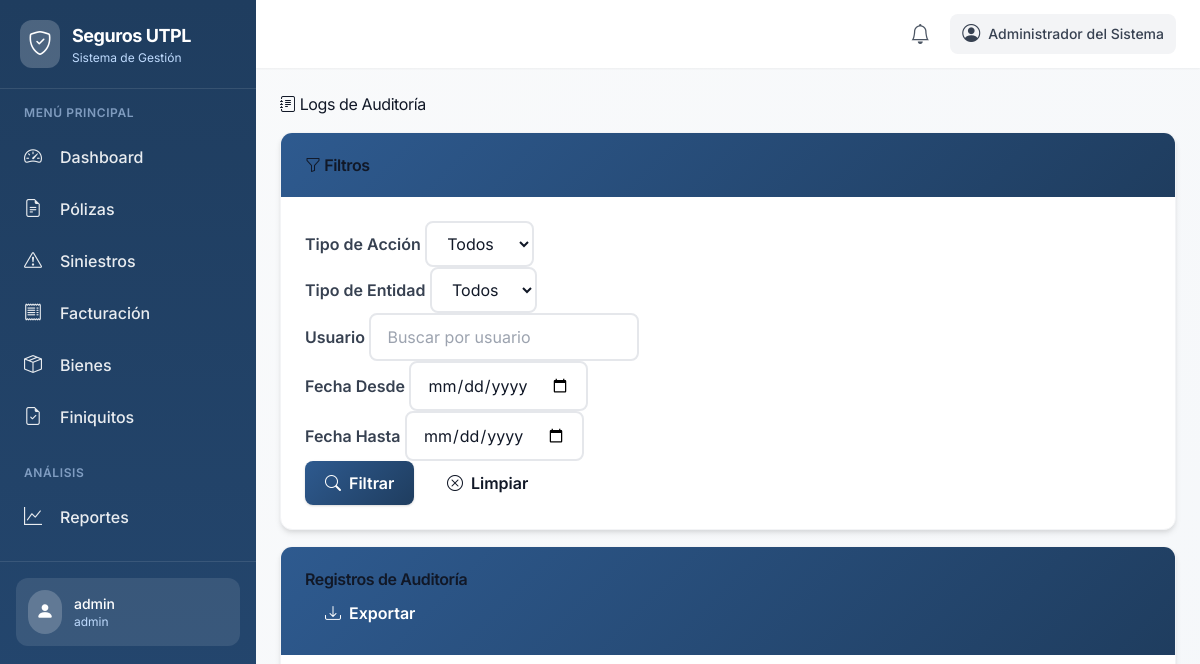
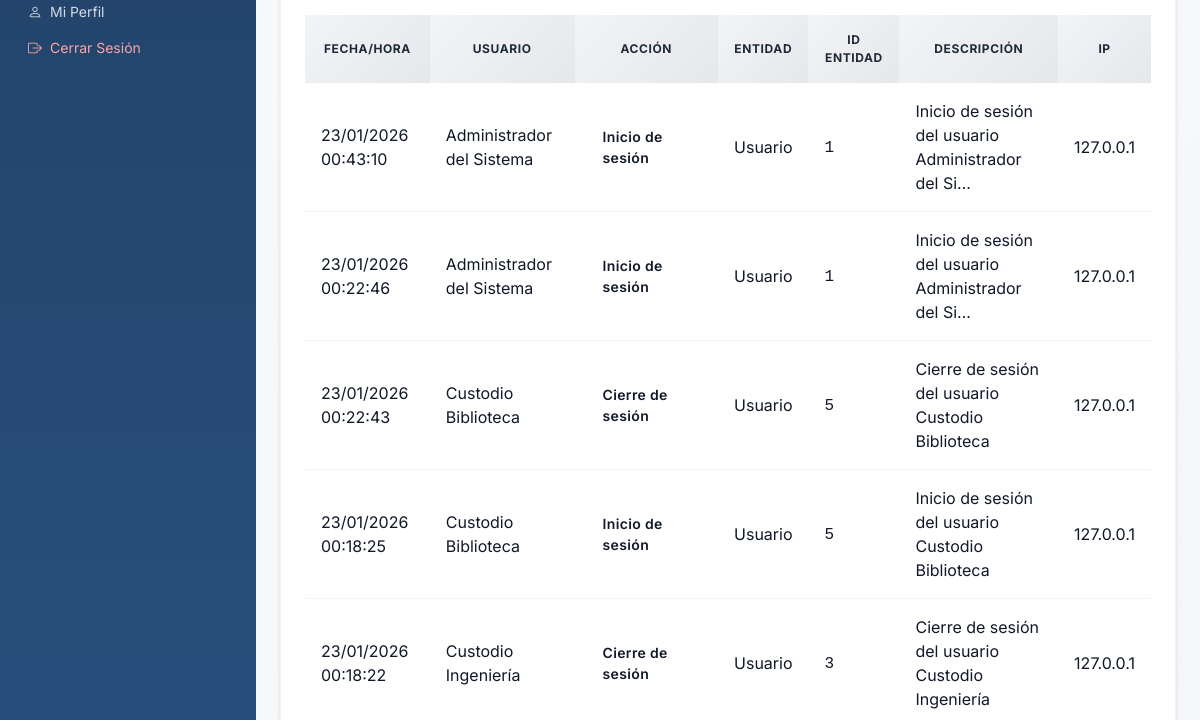
The app's page /audit/ (signed in, upper part), older data (2 pictures, top to bottom).
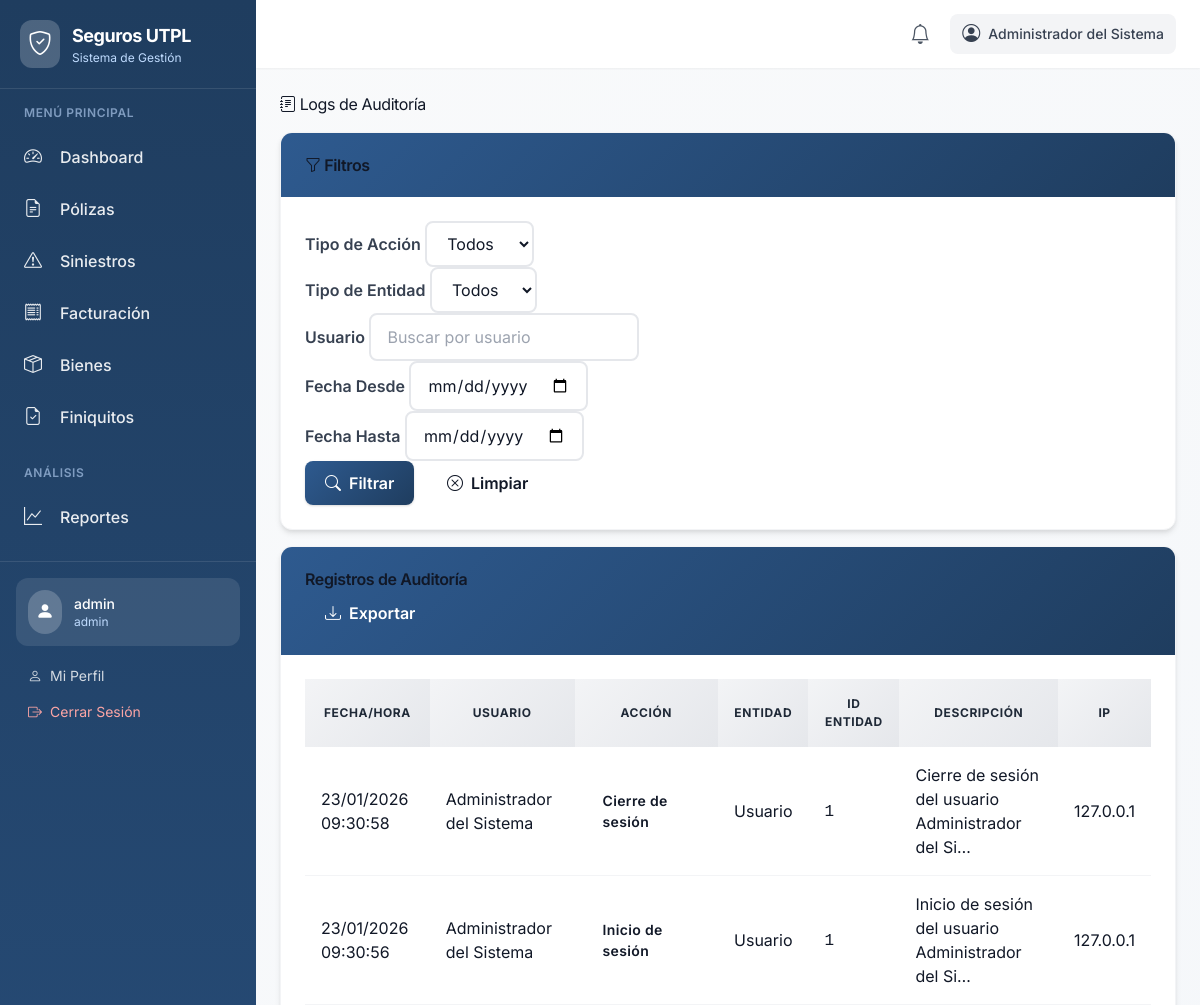
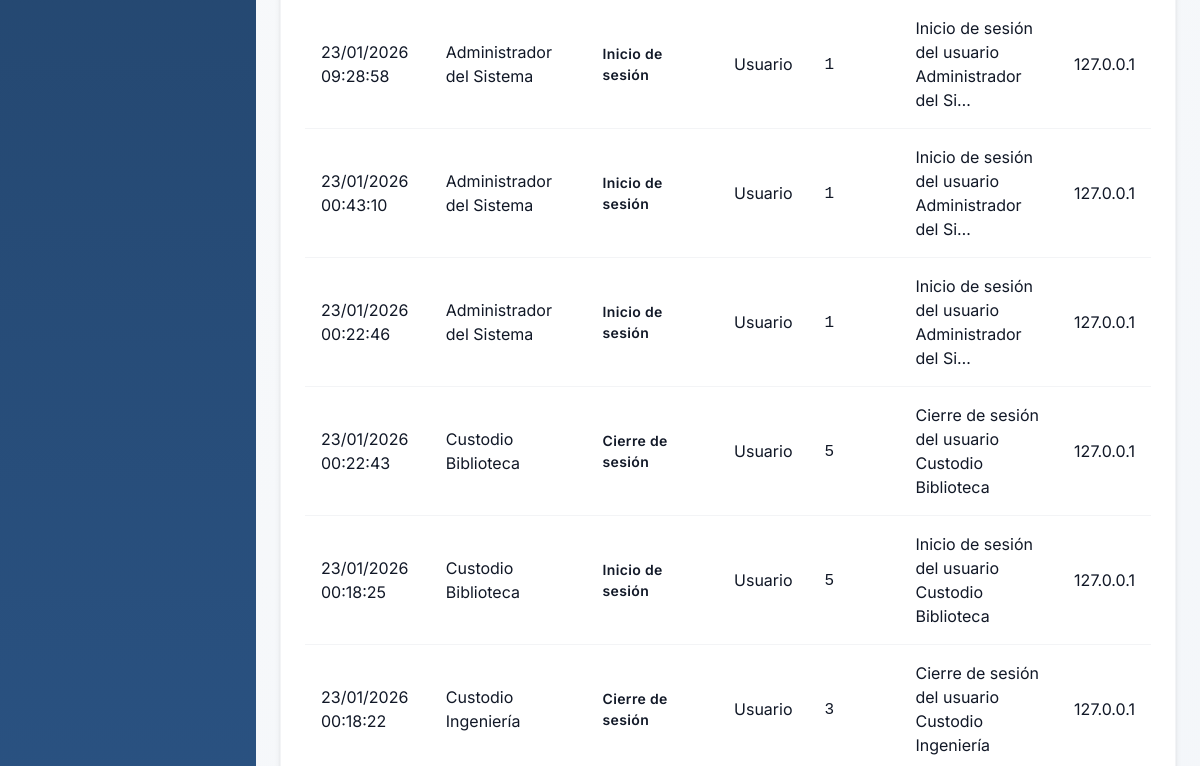
The same page, newer data (2 pictures, top to bottom).
### audit/models.py (models this page shows, shortened)
class AuditLog(models.Model):
    ACTION_TYPE_CHOICES = [
        ('create', _('Crear')),
        ('update', _('Actualizar')),
        ('delete', _('Eliminar')),
        ('login', _('Inicio de sesión')),
        ('logout', _('Cierre de sesión')),
        ('export', _('Exportación')),
        ('status_change', _('Cambio de estado')),
        ('payment', _('Pago')),
        ('document_upload', _('Subida de documento')),
    ]
    ENTITY_TYPE_CHOICES = [
        ('policy', _('Póliza')),
        ('claim', _('Siniestro')),
        ('invoice', _('Factura')),
        ('asset', _('Activo')),
        ('user', _('Usuario')),
        ('insurance_company', _('Compañía aseguradora')),
        ('broker', _('Corredor')),
        ('notification', _('Notificación')),
    ]
    user = models.ForeignKey(
        UserProfile,
        on_delete=models.SET_NULL,
        null=True,
        blank=True,
        verbose_name=_('Usuario'),
        related_name='audit_logs'
    )
    action_type = models.CharField(
        _('Tipo de acción'),
        max_length=20,
        choices=ACTION_TYPE_CHOICES
    )
    entity_type = models.CharField(
        _('Tipo de entidad'),
        max_length=20,
        choices=ENTITY_TYPE_CHOICES
    )
    entity_id = models.CharField(
        _('ID de la entidad'),
        max_length=100,
        help_text=_('ID de la entidad afectada')
    )
    content_type = models.ForeignKey(
        ContentType,
        on_delete=models.CASCADE,
        null=True,
        blank=True
    )
    object_id = models.PositiveIntegerField(null=True, blank=True)
    content_object = GenericForeignKey('content_type', 'object_id')
    old_values = models.JSONField(
        _('Valores anteriores'),
        null=True,
        blank=True,
        help_text=_('JSON con los valores anteriores del registro')
    )
    new_values = models.JSONField(
        _('Valores nuevos'),
        null=True,
        blank=True,
        help_text=_('JSON con los valores nuevos del registro')
    )
    description = models.TextField(
        _('Descripción'),
        help_text=_('Descripción detallada de la acción realizada')
    )
    ip_address = models.GenericIPAddressField(
        _('Dirección IP'),
        null=True,
        blank=True
    )
    user_agent = models.TextField(
        _('User Agent'),
        null=True,
        blank=True,
        help_text=_('Información del navegador/dispositivo del usuario')
    )
    created_at = models.DateTimeField(_('Fecha de creación'), auto_now_add=True)
    class Meta:
        verbose_name = _('Log de Auditoría')
        verbose_name_plural = _('Logs de Auditoría')
        ordering = ['-created_at']
        indexes = [
            models.Index(fields=['user', '-created_at']),
            models.Index(fields=['action_type', '-created_at']),
            models.Index(fields=['entity_type', 'entity_id']),
            models.Index(fields=['-created_at']),
        ]

### accounts/models.py (models this page shows, shortened)
class UserProfile(AbstractUser):
    ROLE_CHOICES = [
        ('admin', _('Administrador')),
        ('insurance_manager', _('Gerente de Seguros')),
        ('requester', _('Custodio de Bienes')),
    ]
    full_name = models.CharField(
        _('Nombre completo'),
        max_length=255,
        blank=True
    )
    role = models.CharField(
        _('Rol'),
        max_length=20,
        choices=ROLE_CHOICES,
        default='requester'
    )
    department = models.CharField(
        _('Departamento'),
        max_length=100,
        blank=True
    )
    phone = models.CharField(
        _('Teléfono'),
        max_length=20,
        blank=True
    )
    created_at = models.DateTimeField(_('Fecha de creación'), auto_now_add=True)
    updated_at = models.DateTimeField(_('Fecha de actualización'), auto_now=True)
    class Meta:
        verbose_name = _('Perfil de Usuario')
        verbose_name_plural = _('Perfiles de Usuario')
        ordering = ['-created_at']
    def get_full_name(self):
        if self.full_name:
            return self.full_name
        return super().get_full_name() or self.username
    def get_role_permissions(self):
        permissions_map = {
            'admin': [
                'users_read', 'users_write', 'users_create', 'users_update', 'users_delete', 'users_manage',
                'policies_read', 'policies_write', 'policies_create', 'policies_update', 'policies_delete', 'policies_manage',
                'claims_read', 'claims_write', 'claims_update', 'claims_delete', 'claims_manage',
                'invoices_read', 'invoices_write', 'invoices_create', 'invoices_update', 'invoices_delete', 'invoices_manage',
                'assets_read', 'assets_write', 'assets_create', 'assets_update', 'assets_delete', 'assets_manage',
                'reports_read', 'reports_write', 'reports_create', 'reports_update', 'reports_delete', 'reports_manage',
                'insurance_companies_read', 'insurance_companies_write', 'insurance_companies_create', 'insurance_companies_update', 'insurance_companies_delete', 'insurance_companies_manage',
                'brokers_read', 'brokers_write', 'brokers_create', 'brokers_update', 'brokers_delete', 'brokers_manage',
                'settings_read', 'settings_write', 'settings_create', 'settings_update', 'settings_delete', 'settings_manage',
                'alerts_read', 'alerts_create', 'alerts_write', 'alerts_execute', 'alerts_delete'
            ],
            'insurance_manager': [
                'users_read',
                'policies_read', 'policies_write', 'policies_create', 'policies_update', 'policies_delete',
                'claims_read', 'claims_write', 'claims_update', 'claims_manage',
                'invoices_read', 'invoices_write', 'invoices_create', 'invoices_update',
                'assets_read',
                'reports_read',
                'insurance_companies_read', 'insurance_companies_write', 'insurance_companies_create', 'insurance_companies_update',
                'brokers_read', 'brokers_write', 'brokers_create', 'brokers_update'
            ],
            'requester': [
                'claims_read', 'claims_write', 'claims_create',
                'assets_read'  # Only their own assets
            ]
        }
        return permissions_map.get(self.role, [])

### audit/views.py (the view)
# urls.py: path('', views.audit_log_list, name='audit_log_list'),
@login_required
@user_passes_test(lambda u: u.role in ['admin', 'insurance_manager'])
def audit_log_list(request):
    action_type = request.GET.get('action_type', '')
    entity_type = request.GET.get('entity_type', '')
    user_filter = request.GET.get('user', '')
    date_from = request.GET.get('date_from', '')
    date_to = request.GET.get('date_to', '')
    logs = AuditLog.objects.all().select_related('user').order_by('-created_at')
    if action_type:
        logs = logs.filter(action_type=action_type)
    if entity_type:
        logs = logs.filter(entity_type=entity_type)
    if user_filter:
        logs = logs.filter(Q(user__username__icontains=user_filter) | Q(user__full_name__icontains=user_filter))
    if date_from:
        logs = logs.filter(created_at__date__gte=date_from)
    if date_to:
        logs = logs.filter(created_at__date__lte=date_to)
    paginator = Paginator(logs, 50)  # 50 logs per page
    page_number = request.GET.get('page')
    page_obj = paginator.get_page(page_number)
    action_types = AuditLog.objects.values_list('action_type', flat=True).distinct()
    entity_types = AuditLog.objects.values_list('entity_type', flat=True).distinct()
    context = {
        'page_obj': page_obj,
        'action_types': action_types,
        'entity_types': entity_types,
        'filters': {
            'action_type': action_type,
            'entity_type': entity_type,
            'user': user_filter,
            'date_from': date_from,
            'date_to': date_to,
        }
    }
    return render(request, 'audit/audit_log_list.html', context)

### accounts/context_processors.py (called while the page is built, shortened)
def user_permissions(request):
    if request.user.is_authenticated and isinstance(request.user, UserProfile):
        unread_notifications_count = request.user.notifications.filter(is_read=False).count()
        recent_notifications = request.user.notifications.filter(is_read=False)[:5]
        return {
            'user_permissions': request.user.get_role_permissions(),
            'user_role': request.user.role,
            'user_full_name': request.user.get_full_name(),
            'unread_notifications_count': unread_notifications_count,
            'recent_notifications': recent_notifications,
        }

### templates/audit/audit_log_list.html (shortened to what the changed rows need)
{% extends 'base.html' %}
{% load static %}
{% block content %}
<div class="row">
    <div class="col-12">
        <h1 class="mb-4">
            <i class="bi bi-journal-text"></i> Logs de Auditoría
        </h1>
    </div>
</div>
<div class="row">
    <div class="col-12">
        <div class="card">
            <div class="card-body">
                {% if page_obj %}
                <div class="table-responsive">
                    <table class="table table-striped table-hover table-sm">
                        <thead class="table-dark">
                            <tr>
                                <th>Fecha/Hora</th>
                                <th>Usuario</th>
                                <th>Acción</th>
                                <th>Entidad</th>
                                <th>ID Entidad</th>
                                <th>Descripción</th>
                                <th>IP</th>
                            </tr>
                        </thead>
                        <tbody>
                            {% for log in page_obj %}
                            <tr>
                                <td>{{ log.created_at|date:"d/m/Y H:i:s" }}</td>
                                <td>
                                    {% if log.user %}
                                        {{ log.user.get_full_name }}
                                    {% else %}
                                        <span class="text-muted">Sistema</span>
                                    {% endif %}
                                </td>
                                <td>
                                    <span class="badge bg-secondary">{{ log.get_action_type_display }}</span>
                                </td>
                                <td>{{ log.get_entity_type_display }}</td>
                                <td><code>{{ log.entity_id }}</code></td>
                                <td>
                                    <span title="{{ log.description }}">
                                        {{ log.description|truncatechars:50 }}
                                    </span>
                                </td>
                                <td>{{ log.ip_address|default:"-" }}</td>
                            </tr>
                            {% endfor %}
                        </tbody>
                    </table>
                </div>
                {% else %}
                <div class="text-center py-5">
                    <i class="bi bi-journal-x text-muted" style="font-size: 3rem;"></i>
                    <h4 class="text-muted mt-3">No hay registros de auditoría</h4>
                    <p class="text-muted">Los registros aparecerán aquí cuando se realicen acciones en el sistema.</p>
                </div>
                {% endif %}
            </div>
        </div>
    </div>
</div>
{% endblock %}

Row changes from the older to the newer data that the page shows:
added AuditLog: created_at "23/01/2026 09:30:58", user.get_full_name "Administrador del Sistema", action_type "Cierre de sesión", entity_type "Usuario", entity_id "1", description "Cierre de sesión del usuario Administrador del Si…", ip_address "127.0.0.1"
added AuditLog: created_at "23/01/2026 09:30:56", user.get_full_name "Administrador del Sistema", action_type "Inicio de sesión", entity_type "Usuario", entity_id "1", description "Inicio de sesión del usuario Administrador del Si…", ip_address "127.0.0.1"
added AuditLog: created_at "23/01/2026 09:28:58", user.get_full_name "Administrador del Sistema", action_type "Inicio de sesión", entity_type "Usuario", entity_id "1", description "Inicio de sesión del usuario Administrador del Si…", ip_address "127.0.0.1"
